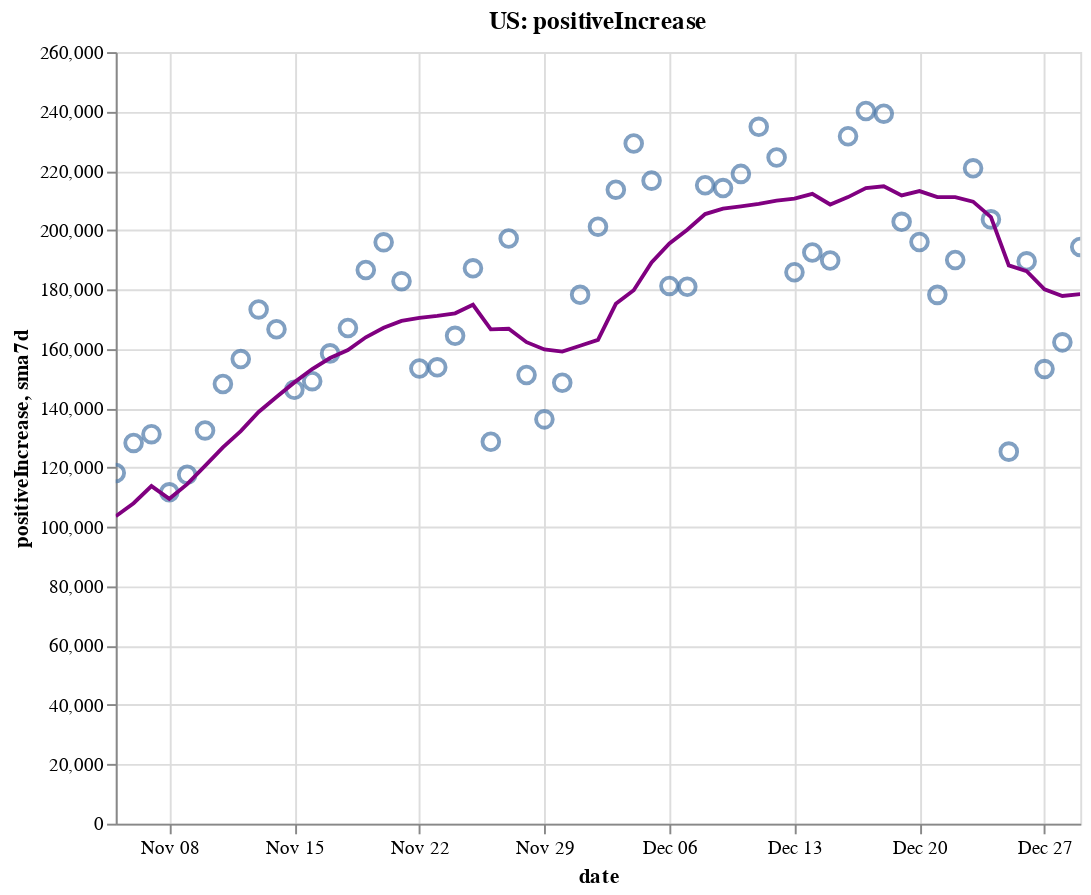

Here is the notebook cell this chart was saved with:
### Code cell
create_plot(us, 'positiveIncrease')

### Figure 1 — Vega-Lite specification as saved in the notebook (floating-point values rounded to 4 significant figures)
{"config": {"view": {"continuousWidth": 400, "continuousHeight": 300}}, "layer": [{"layer": [{"mark": {"type": "point", "size": 75}, "encoding": {"tooltip": [{"type": "temporal", "field": "date"}, {"type": "quantitative", "field": "positiveIncrease"}, {"type": "quantitative", "field": "sma7d"}], "x": {"type": "temporal", "field": "date"}, "y": {"type": "quantitative", "field": "positiveIncrease"}}, "selection": {"selector002": {"type": "interval", "bind": "scales", "encodings": ["x", "y"]}}}, {"mark": {"type": "line", "color": "purple"}, "encoding": {"x": {"type": "temporal", "field": "date"}, "y": {"type": "quantitative", "field": "sma7d"}}}]}, {"mark": {"type": "rule", "color": "#aaa"}, "encoding": {"x": {"type": "temporal", "field": "date"}}, "transform": [{"filter": {"selection": "selector001"}}]}, {"mark": "circle", "encoding": {"opacity": {"condition": {"value": 1, "selection": "selector001"}, "value": 0}, "tooltip": [{"type": "temporal", "field": "date"}, {"type": "quantitative", "field": "positiveIncrease"}, {"type": "quantitative", "field": "sma7d"}], "x": {"type": "temporal", "field": "date"}, "y": {"type": "quantitative", "field": "positiveIncrease"}}, "selection": {"selector001": {"type": "single", "encodings": ["x"], "on": "mouseover", "nearest": true, "empty": "none"}}}, {"mark": {"type": "text", "align": "left", "dx": 5, "dy": -5, "stroke": "white", "strokeWidth": 2}, "encoding": {"text": {"type": "quantitative", "field": "positiveIncrease"}, "tooltip": [{"type": "temporal", "field": "date"}, {"type": "quantitative", "field": "positiveIncrease"}, {"type": "quantitative", "field": "sma7d"}], "x": {"type": "temporal", "field": "date"}, "y": {"type": "quantitative", "field": "positiveIncrease"}}, "transform": [{"filter": {"selection": "selector001"}}]}, {"mark": {"type": "text", "align": "left", "dx": 5, "dy": -5}, "encoding": {"text": {"type": "quantitative", "field": "positiveIncrease"}, "tooltip": [{"type": "temporal", "field": "date"}, {"type": "quantitative", "field": "positiveIncrease"}, {"type": "quantitative", "field": "sma7d"}], "x": {"type": "temporal", "field": "date"}, "y": {"type": "quantitative", "field": "positiveIncrease"}}, "transform": [{"filter": {"selection": "selector001"}}]}], "data": {"name": "data-885daeb32448d14010101a39fadfe96b"}, "height": 400, "title": "US: positiveIncrease", "width": 500, "$schema": "https://vega.github.io/schema/vega-lite/v4.8.1.json", "datasets": {"data-885daeb32448d14010101a39fadfe96b": [{"date": "2020-11-05T00:00:00", "totalTestResultsIncrease": 1611000.0, "positiveIncrease": 118200.0, "death": 227300.0, "deathIncrease": 1155.0, "positiveRate": 0.073, "state": "US", "sma7d": 103600.0}, {"date": "2020-11-06T00:00:00", "totalTestResultsIncrease": 1619000.0, "positiveIncrease": 128300.0, "death": 228500.0, "deathIncrease": 1186.0, "positiveRate": 0.079, "state": "US", "sma7d": 108000.0}, {"date": "2020-11-07T00:00:00", "totalTestResultsIncrease": 1448000.0, "positiveIncrease": 131200.0, "death": 229600.0, "deathIncrease": 1132.0, "positiveRate": 0.091, "state": "US", "sma7d": 113800.0}, {"date": "2020-11-08T00:00:00", "totalTestResultsIncrease": 1219000.0, "positiveIncrease": 111700.0, "death": 230100.0, "deathIncrease": 501.0, "positiveRate": 0.092, "state": "US", "sma7d": 109500.0}, {"date": "2020-11-09T00:00:00", "totalTestResultsIncrease": 1446000.0, "positiveIncrease": 117600.0, "death": 230700.0, "deathIncrease": 580.0, "positiveRate": 0.081, "state": "US", "sma7d": 114400.0}, {"date": "2020-11-10T00:00:00", "totalTestResultsIncrease": 1344000.0, "positiveIncrease": 132500.0, "death": 232100.0, "deathIncrease": 1357.0, "positiveRate": 0.099, "state": "US", "sma7d": 120600.0}, {"date": "2020-11-11T00:00:00", "totalTestResultsIncrease": 1462000.0, "positiveIncrease": 148200.0, "death": 233700.0, "deathIncrease": 1579.0, "positiveRate": 0.101, "state": "US", "sma7d": 126800.0}, {"date": "2020-11-12T00:00:00", "totalTestResultsIncrease": 1569000.0, "positiveIncrease": 156600.0, "death": 234800.0, "deathIncrease": 1111.0, "positiveRate": 0.1, "state": "US", "sma7d": 132300.0}, {"date": "2020-11-13T00:00:00", "totalTestResultsIncrease": 1705000.0, "positiveIncrease": 173300.0, "death": 236100.0, "deathIncrease": 1304.0, "positiveRate": 0.102, "state": "US", "sma7d": 138700.0}, {"date": "2020-11-14T00:00:00", "totalTestResultsIncrease": 1704000.0, "positiveIncrease": 166600.0, "death": 237400.0, "deathIncrease": 1352.0, "positiveRate": 0.098, "state": "US", "sma7d": 143800.0}, {"date": "2020-11-15T00:00:00", "totalTestResultsIncrease": 1552000.0, "positiveIncrease": 146200.0, "death": 238100.0, "deathIncrease": 708.0, "positiveRate": 0.094, "state": "US", "sma7d": 148700.0}, {"date": "2020-11-16T00:00:00", "totalTestResultsIncrease": 1529000.0, "positiveIncrease": 149100.0, "death": 238700.0, "deathIncrease": 609.0, "positiveRate": 0.097, "state": "US", "sma7d": 153200.0}, {"date": "2020-11-17T00:00:00", "totalTestResultsIncrease": 1603000.0, "positiveIncrease": 158500.0, "death": 240300.0, "deathIncrease": 1562.0, "positiveRate": 0.099, "state": "US", "sma7d": 156900.0}, {"date": "2020-11-18T00:00:00", "totalTestResultsIncrease": 1618000.0, "positiveIncrease": 167000.0, "death": 242200.0, "deathIncrease": 1882.0, "positiveRate": 0.103, "state": "US", "sma7d": 159600.0}, {"date": "2020-11-19T00:00:00", "totalTestResultsIncrease": 1848000.0, "positiveIncrease": 186600.0, "death": 244200.0, "deathIncrease": 2020.0, "positiveRate": 0.101, "state": "US", "sma7d": 163900.0}, {"date": "2020-11-20T00:00:00", "totalTestResultsIncrease": 1946000.0, "positiveIncrease": 195900.0, "death": 246100.0, "deathIncrease": 1894.0, "positiveRate": 0.101, "state": "US", "sma7d": 167100.0}, {"date": "2020-11-21T00:00:00", "totalTestResultsIncrease": 2047000.0, "positiveIncrease": 182800.0, "death": 247600.0, "deathIncrease": 1554.0, "positiveRate": 0.089, "state": "US", "sma7d": 169400.0}, {"date": "2020-11-22T00:00:00", "totalTestResultsIncrease": 1752000.0, "positiveIncrease": 153400.0, "death": 248600.0, "deathIncrease": 917.0, "positiveRate": 0.088, "state": "US", "sma7d": 170500.0}, {"date": "2020-11-23T00:00:00", "totalTestResultsIncrease": 1693000.0, "positiveIncrease": 153800.0, "death": 249400.0, "deathIncrease": 858.0, "positiveRate": 0.091, "state": "US", "sma7d": 171100.0}, {"date": "2020-11-24T00:00:00", "totalTestResultsIncrease": 1882000.0, "positiveIncrease": 164400.0, "death": 251500.0, "deathIncrease": 2106.0, "positiveRate": 0.087, "state": "US", "sma7d": 172000.0}, {"date": "2020-11-25T00:00:00", "totalTestResultsIncrease": 1824000.0, "positiveIncrease": 187100.0, "death": 253800.0, "deathIncrease": 2280.0, "positiveRate": 0.103, "state": "US", "sma7d": 174900.0}, {"date": "2020-11-26T00:00:00", "totalTestResultsIncrease": 1267000.0, "positiveIncrease": 128700.0, "death": 255200.0, "deathIncrease": 1387.0, "positiveRate": 0.102, "state": "US", "sma7d": 166600.0}, {"date": "2020-11-27T00:00:00", "totalTestResultsIncrease": 2032000.0, "positiveIncrease": 197200.0, "death": 256600.0, "deathIncrease": 1392.0, "positiveRate": 0.097, "state": "US", "sma7d": 166800.0}, {"date": "2020-11-28T00:00:00", "totalTestResultsIncrease": 1673000.0, "positiveIncrease": 151200.0, "death": 257800.0, "deathIncrease": 1251.0, "positiveRate": 0.09, "state": "US", "sma7d": 162300.0}, {"date": "2020-11-29T00:00:00", "totalTestResultsIncrease": 1285000.0, "positiveIncrease": 136200.0, "death": 258700.0, "deathIncrease": 823.0, "positiveRate": 0.106, "state": "US", "sma7d": 159800.0}, {"date": "2020-11-30T00:00:00", "totalTestResultsIncrease": 1606000.0, "positiveIncrease": 148600.0, "death": 259700.0, "deathIncrease": 1035.0, "positiveRate": 0.092, "state": "US", "sma7d": 159100.0}, {"date": "2020-12-01T00:00:00", "totalTestResultsIncrease": 1471000.0, "positiveIncrease": 178200.0, "death": 262200.0, "deathIncrease": 2506.0, "positiveRate": 0.121, "state": "US", "sma7d": 161000.0}, {"date": "2020-12-02T00:00:00", "totalTestResultsIncrease": 1556000.0, "positiveIncrease": 201200.0, "death": 265000.0, "deathIncrease": 2804.0, "positiveRate": 0.129, "state": "US", "sma7d": 163000.0}, {"date": "2020-12-03T00:00:00", "totalTestResultsIncrease": 1894000.0, "positiveIncrease": 213600.0, "death": 267800.0, "deathIncrease": 2825.0, "positiveRate": 0.113, "state": "US", "sma7d": 175200.0}, {"date": "2020-12-04T00:00:00", "totalTestResultsIncrease": 1901000.0, "positiveIncrease": 229200.0, "death": 270400.0, "deathIncrease": 2573.0, "positiveRate": 0.121, "state": "US", "sma7d": 179700.0}, {"date": "2020-12-05T00:00:00", "totalTestResultsIncrease": 2210000.0, "positiveIncrease": 216700.0, "death": 272900.0, "deathIncrease": 2480.0, "positiveRate": 0.098, "state": "US", "sma7d": 189100.0}, {"date": "2020-12-06T00:00:00", "totalTestResultsIncrease": 1600000.0, "positiveIncrease": 181200.0, "death": 274000.0, "deathIncrease": 1145.0, "positiveRate": 0.113, "state": "US", "sma7d": 195500.0}, {"date": "2020-12-07T00:00:00", "totalTestResultsIncrease": 1718000.0, "positiveIncrease": 180900.0, "death": 275300.0, "deathIncrease": 1297.0, "positiveRate": 0.105, "state": "US", "sma7d": 200100.0}, {"date": "2020-12-08T00:00:00", "totalTestResultsIncrease": 1672000.0, "positiveIncrease": 215100.0, "death": 278000.0, "deathIncrease": 2703.0, "positiveRate": 0.129, "state": "US", "sma7d": 205400.0}, {"date": "2020-12-09T00:00:00", "totalTestResultsIncrease": 1811000.0, "positiveIncrease": 214200.0, "death": 281200.0, "deathIncrease": 3164.0, "positiveRate": 0.118, "state": "US", "sma7d": 207300.0}, {"date": "2020-12-10T00:00:00", "totalTestResultsIncrease": 1890000.0, "positiveIncrease": 219000.0, "death": 284300.0, "deathIncrease": 3115.0, "positiveRate": 0.116, "state": "US", "sma7d": 208000.0}, {"date": "2020-12-11T00:00:00", "totalTestResultsIncrease": 1990000.0, "positiveIncrease": 234800.0, "death": 287100.0, "deathIncrease": 2749.0, "positiveRate": 0.118, "state": "US", "sma7d": 208800.0}, {"date": "2020-12-12T00:00:00", "totalTestResultsIncrease": 1811000.0, "positiveIncrease": 224500.0, "death": 289600.0, "deathIncrease": 2494.0, "positiveRate": 0.124, "state": "US", "sma7d": 210000.0}, {"date": "2020-12-13T00:00:00", "totalTestResultsIncrease": 1762000.0, "positiveIncrease": 185800.0, "death": 291000.0, "deathIncrease": 1494.0, "positiveRate": 0.105, "state": "US", "sma7d": 210600.0}, {"date": "2020-12-14T00:00:00", "totalTestResultsIncrease": 2159000.0, "positiveIncrease": 192500.0, "death": 292400.0, "deathIncrease": 1358.0, "positiveRate": 0.089, "state": "US", "sma7d": 212300.0}, {"date": "2020-12-15T00:00:00", "totalTestResultsIncrease": 1782000.0, "positiveIncrease": 189800.0, "death": 295400.0, "deathIncrease": 2971.0, "positiveRate": 0.107, "state": "US", "sma7d": 208600.0}, {"date": "2020-12-16T00:00:00", "totalTestResultsIncrease": 1792000.0, "positiveIncrease": 231700.0, "death": 298800.0, "deathIncrease": 3448.0, "positiveRate": 0.129, "state": "US", "sma7d": 211100.0}, {"date": "2020-12-17T00:00:00", "totalTestResultsIncrease": 1873000.0, "positiveIncrease": 240200.0, "death": 302300.0, "deathIncrease": 3438.0, "positiveRate": 0.128, "state": "US", "sma7d": 214200.0}, {"date": "2020-12-18T00:00:00", "totalTestResultsIncrease": 2198000.0, "positiveIncrease": 239200.0, "death": 305100.0, "deathIncrease": 2866.0, "positiveRate": 0.109, "state": "US", "sma7d": 214800.0}, {"date": "2020-12-19T00:00:00", "totalTestResultsIncrease": 1740000.0, "positiveIncrease": 202800.0, "death": 307800.0, "deathIncrease": 2723.0, "positiveRate": 0.117, "state": "US", "sma7d": 211700.0}, {"date": "2020-12-20T00:00:00", "totalTestResultsIncrease": 1782000.0, "positiveIncrease": 196000.0, "death": 309500.0, "deathIncrease": 1633.0, "positiveRate": 0.11, "state": "US", "sma7d": 213200.0}, {"date": "2020-12-21T00:00:00", "totalTestResultsIncrease": 2076000.0, "positiveIncrease": 178200.0, "death": 311000.0, "deathIncrease": 1485.0, "positiveRate": 0.086, "state": "US", "sma7d": 211100.0}, {"date": "2020-12-22T00:00:00", "totalTestResultsIncrease": 1708000.0, "positiveIncrease": 189900.0, "death": 314100.0, "deathIncrease": 3166.0, "positiveRate": 0.111, "state": "US", "sma7d": 211100.0}, {"date": "2020-12-23T00:00:00", "totalTestResultsIncrease": 1749000.0, "positiveIncrease": 220800.0, "death": 317500.0, "deathIncrease": 3379.0, "positiveRate": 0.126, "state": "US", "sma7d": 209600.0}, {"date": "2020-12-24T00:00:00", "totalTestResultsIncrease": 1928000.0, "positiveIncrease": 203600.0, "death": 320500.0, "deathIncrease": 2949.0, "positiveRate": 0.106, "state": "US", "sma7d": 204400.0}, {"date": "2020-12-25T00:00:00", "totalTestResultsIncrease": 1291000.0, "positiveIncrease": 125400.0, "death": 322000.0, "deathIncrease": 1548.0, "positiveRate": 0.097, "state": "US", "sma7d": 188100.0}, {"date": "2020-12-26T00:00:00", "totalTestResultsIncrease": 2137000.0, "positiveIncrease": 189500.0, "death": 323400.0, "deathIncrease": 1419.0, "positiveRate": 0.089, "state": "US", "sma7d": 186200.0}, {"date": "2020-12-27T00:00:00", "totalTestResultsIncrease": 1383000.0, "positiveIncrease": 153200.0, "death": 324800.0, "deathIncrease": 1402.0, "positiveRate": 0.111, "state": "US", "sma7d": 180100.0}, {"date": "2020-12-28T00:00:00", "totalTestResultsIncrease": 1540000.0, "positiveIncrease": 162200.0, "death": 326300.0, "deathIncrease": 1491.0, "positiveRate": 0.105, "state": "US", "sma7d": 177800.0}, {"date": "2020-12-29T00:00:00", "totalTestResultsIncrease": 1231000.0, "positiveIncrease": 194300.0, "death": 329400.0, "deathIncrease": 3282.0, "positiveRate": 0.158, "state": "US", "sma7d": 178400.0}]}}
